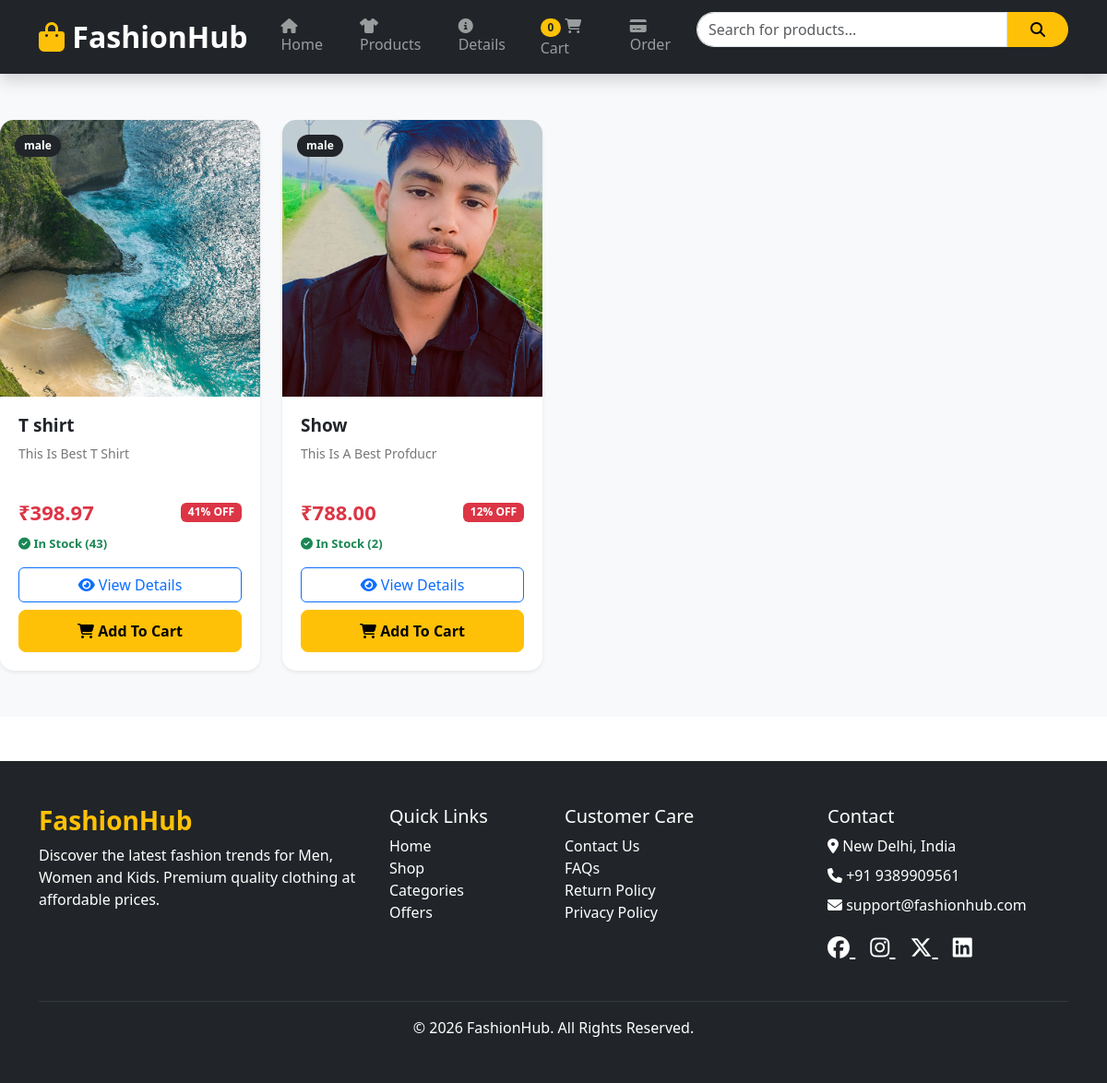
The app's page /men/ with its own data.
### AppApi/models.py (models this page shows, shortened)
class Product(models.Model):
    name = models.CharField(max_length=200)
    category = models.CharField(max_length=100)
    gender = models.CharField(
        max_length=15,
        choices=GENDER_CHOICES
    )
    description = models.TextField()
    price = models.DecimalField(max_digits=10, decimal_places=2)
    discount = models.IntegerField(default=0)
    image = models.ImageField(upload_to='products/')
    stock = models.PositiveIntegerField(default=0)
    size = models.CharField(
            max_length=4,
            choices=SIZE_CHOICES
        )
    color = models.CharField(max_length=50, blank=True)
    brand = models.CharField(max_length=100, blank=True)
    sku = models.CharField(max_length=100, unique=True)
    created_at = models.DateTimeField(auto_now_add=True)

### CodeAlpha/frontend_view.py (the view)
# urls.py: path('men/',frontend_view.men,name='men'),
def men(request):
    products = Product.objects.filter(gender='male')
    for product in products:
                 product.name = product.name.capitalize()
                 product.color = product.color.capitalize()
                 product.brand = product.brand.capitalize()
                 product.size = product.size.upper()
                 product.description = product.description.title()
                 product.discount_price = product.price - (product.price * product.discount / 100)
    return render(request, "men.html", {"products": products})

### templates/men.html (shortened to what this page needs)
{% include "header.html" %}
<section class="products-section">
    <div class="row g-4">
        {% for product in products %}
        <div class="col-xl-3 col-lg-4 col-md-6">
            <div class="card product-card shadow-sm h-100">
                <div class="product-image-wrapper">
                    {% if product.image %}
                    <img src="{{ product.image.url }}"
                         class="product-image"
                         alt="{{ product.name }}">
                    {% endif %}
                    <span class="badge bg-dark position-absolute top-0 start-0 m-3 gender-badge">
                        {{ product.gender }}
                    </span>
                </div>
                <div class="product-info">
                    <h5 class="product-name">
                        {{ product.name }}
                    </h5>
                    <p class="product-description">
                        {{ product.description }}
                    </p>
                    <div class="d-flex justify-content-between align-items-center mb-2">
                        <span class="product-price">
                            ₹{{ product.price }}
                        </span>
                        {% if product.discount %}
                            <span class="badge bg-danger">
                                {{ product.discount }}% OFF
                            </span>
                        {% endif %}
                    </div>
                    {% if product.stock > 0 %}
                        <p class="stock-text mb-3">
                            <i class="fa-solid fa-circle-check"></i>
                            In Stock ({{ product.stock }})
                        </p>
                    {% else %}
                        <p class="text-danger fw-bold mb-3">
                            <i class="fa-solid fa-circle-xmark"></i>
                            Out of Stock
                        </p>
                    {% endif %}
                    <div class="d-grid gap-2">
                        <a href="#"
                           class="btn btn-outline-primary">
                            <i class="fa-solid fa-eye"></i>
                            View Details
                        </a>
                        {% if product.stock > 0 %}
                        <button class="btn btn-warning cart-btn">
                            <i class="fa-solid fa-cart-shopping"></i>
                            Add To Cart
                        </button>
                        {% else %}
                        <button class="btn btn-secondary cart-btn"
                                disabled>
                            Out of Stock
                        </button>
                        {% endif %}
                    </div>
                </div>
            </div>
        </div>
        {% endfor %}
    </div>
</section>
{% include "footer.html" %}

### templates/men.html (style rules this page uses)
.products-section { padding: 50px 0; background: #f8f9fa; }
.product-card { border: none; border-radius: 15px; overflow: hidden; transition: 0.3s ease; background: #fff; }
.product-image-wrapper { position: relative; overflow: hidden; background: #f1f1f1; }
.product-image { width: 100%; height: 300px; object-fit: cover; transition: transform 0.4s ease; }
.product-info { padding: 20px; }
.product-name { font-size: 19px; font-weight: 600; margin-bottom: 8px; }
.product-description { font-size: 14px; color: #777; min-height: 42px; }
.product-price { font-size: 22px; font-weight: 700; color: #dc3545; }
.gender-badge { font-size: 12px; padding: 6px 10px; border-radius: 20px; }
.stock-text { font-size: 13px; color: #198754; font-weight: 600; }
.cart-btn { border-radius: 8px; font-weight: 600; padding: 10px; transition: 0.3s; }

### records on screen
Product: image (picture), gender "male", name "T shirt", description "This Is Best T Shirt", price "398.97", discount "41", stock "43", shows "Add To Cart"
Product: image (picture), gender "male", name "Show", description "This Is A Best Profducr", price "788.00", discount "12", stock "2", shows "Add To Cart"
